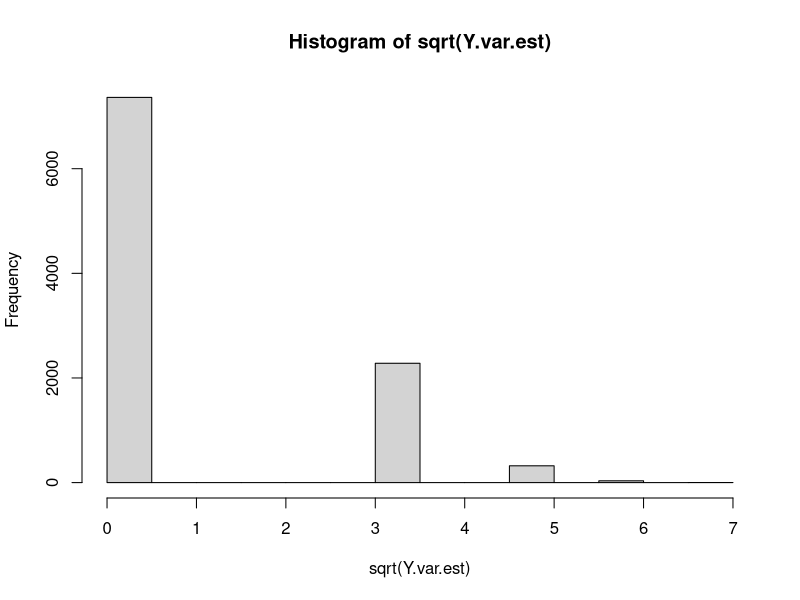

Write the R code that produced this figure.
# Little simulation to check variance of catch


N			<-	10000
TOT.CATCH	<- 	1000
prop.A		<-	0.001
frac.samp	<-	0.3


Y 		<-	rbinom(N,TOT.CATCH*frac.samp,prop.A)
p.est	<-	Y / (TOT.CATCH*frac.samp)

Y.expand	<-	Y*(1/frac.samp)

mean(Y.expand)
var(Y.expand)

calc.var	<- function(Ya,p.hat,frac){
				return(((1/frac)^2)*(Ya-p.hat*Ya+p.hat^2-p.hat))
				}
calc.var.simp	<- function(Ya,p.hat,frac){
				return(((1/frac)^2)*(Ya))
				}

				
Y.var.est	<-	calc.var(Y,p.est,frac.samp)
Y.var.simp	<-	calc.var.simp(Y,p.est,frac.samp)


mean(sd(Y.expand))
mean(sqrt(Y.var.est))
mean(sqrt(Y.var.simp))
hist(sqrt(Y.var.est))